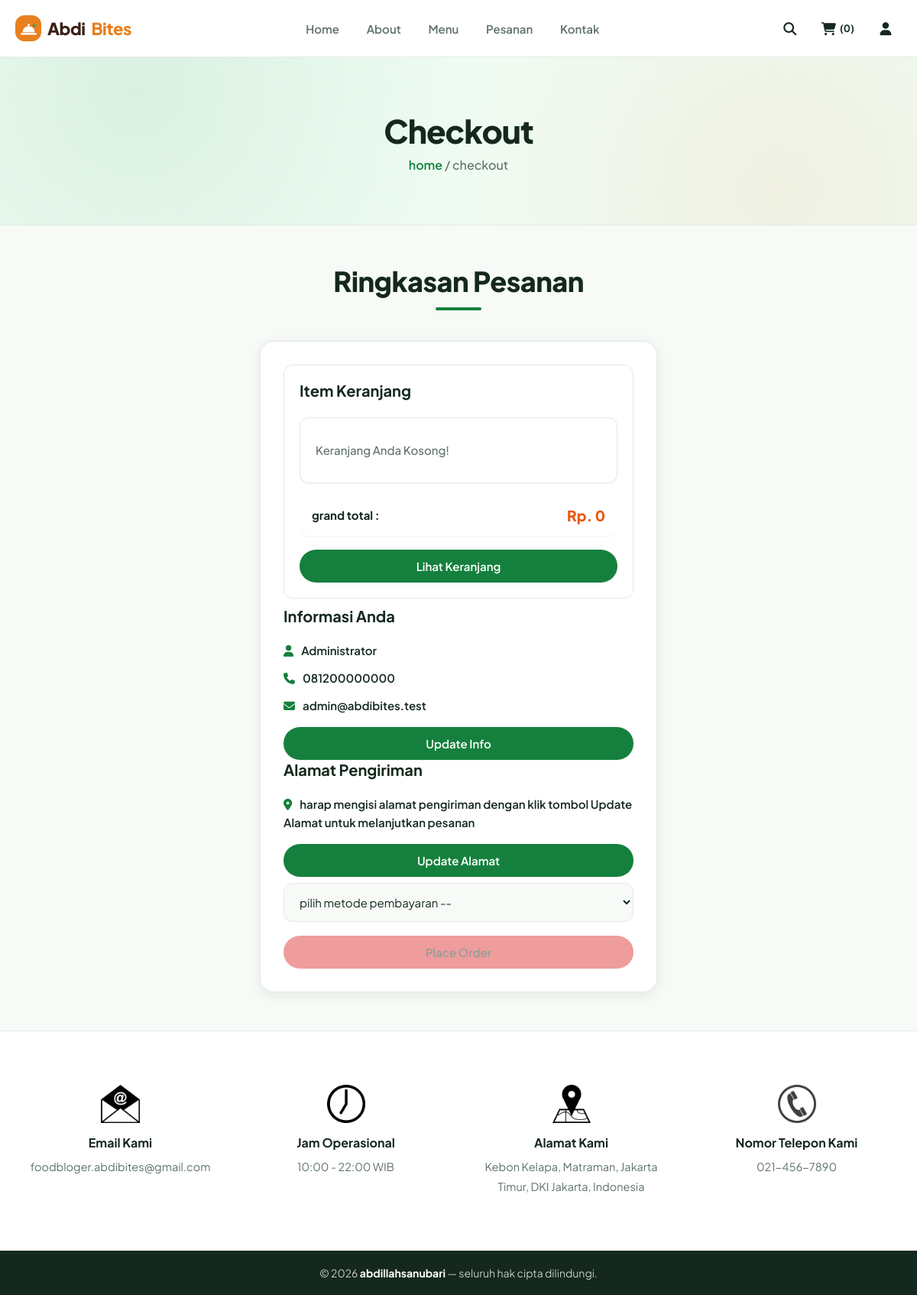
The page /checkout.php (signed in) on the database its author committed.
### tables this page shows
CREATE TABLE `users` (
   `id`         INT UNSIGNED NOT NULL AUTO_INCREMENT,
   `name`       VARCHAR(50)  NOT NULL,
   `email`      VARCHAR(100) NOT NULL,
   `number`     VARCHAR(20)  NOT NULL,
   `password`   CHAR(40)     NOT NULL COMMENT 'sha1, lihat register.php',
   `address`    VARCHAR(500) NOT NULL DEFAULT '',
   `is_admin`   TINYINT(1)   NOT NULL DEFAULT 0 COMMENT '1 = boleh membuka panel admin',
   `created_at` TIMESTAMP    NOT NULL DEFAULT CURRENT_TIMESTAMP,
   PRIMARY KEY (`id`),
   UNIQUE KEY `uq_users_email` (`email`),
   KEY `idx_users_is_admin` (`is_admin`)
);

### public/checkout.php (the view, shortened to what this page needs)
<?php
require __DIR__ . '/../app/config/connect.php';
?>
<?php $page_title = 'checkout'; include __DIR__ . '/../app/partials/head.php'; ?>
<?php include __DIR__ . '/../app/partials/user_header.php'; ?>
<div class="heading">
   <h3>checkout</h3>
   <p><a href="home.php">home</a> <span> / checkout</span></p>
</div>
<section class="checkout">
   <h1 class="title">ringkasan pesanan</h1>
<form action="" method="post">
   <div class="cart-items">
      <h3>item keranjang</h3>
      <?php
         $grand_total = 0;
         $cart_items[] = '';
         $select_cart = $conn->prepare("SELECT * FROM `cart` WHERE user_id = ?");
         $select_cart->execute([$user_id]);
         if($select_cart->rowCount() > 0){
            while($fetch_cart = $select_cart->fetch(PDO::FETCH_ASSOC)){
               $cart_items[] = $fetch_cart['name'].' ('.$fetch_cart['price'].' x '. $fetch_cart['quantity'].') - ';
               $total_products = implode($cart_items);
               $grand_total += ($fetch_cart['price'] * $fetch_cart['quantity']);
      ?>
      <p><span class="name"><?= $fetch_cart['name']; ?></span><span class="price">Rp. <?= number_format($fetch_cart['price'], 0, ',', '.'); ?> x <?= $fetch_cart['quantity']; ?></span></p>
      <?php
            }
         }else{
            echo '<p class="empty">keranjang Anda kosong!</p>';
         }
      ?>
      <p class="grand-total"><span class="name">grand total :</span><span class="price">Rp. <?= $grand_total; ?></span></p>
      <a href="cart.php" class="btn">lihat keranjang</a>
   </div>
   <div class="user-info">
      <h3>informasi Anda</h3>
      <p><i class="fas fa-user"></i><span><?= $fetch_profile['name'] ?></span></p>
      <p><i class="fas fa-phone"></i><span><?= $fetch_profile['number'] ?></span></p>
      <p><i class="fas fa-envelope"></i><span><?= $fetch_profile['email'] ?></span></p>
      <a href="update_profile.php" class="btn">update info</a>
      <h3>alamat pengiriman</h3>
      <p><i class="fas fa-map-marker-alt"></i><span><?php if($fetch_profile['address'] == ''){echo 'harap mengisi alamat pengiriman dengan klik tombol Update Alamat untuk melanjutkan pesanan';}else{echo $fetch_profile['address'];} ?></span></p>
      <a href="update_address.php" class="btn">update alamat</a>
      <select name="method" class="box" required>
         <option value="" disabled selected>pilih metode pembayaran --</option>
      </select>
      <input type="submit" value="place order" class="btn <?php if($fetch_profile['address'] == ''){echo 'disabled';} ?>" style="width:100%; background:var(--red); color:var(--white);" name="submit">
   </div>
</form>
</section>
<?php include __DIR__ . '/../app/partials/footer.php'; ?>
</body>
</html>

### rows shown on the page
users: name "Administrator", number "081200000000", email "admin@abdibites.test", submit "place order"

### other values the page prints
$total_cart_items "0"
$grand_total "0"
